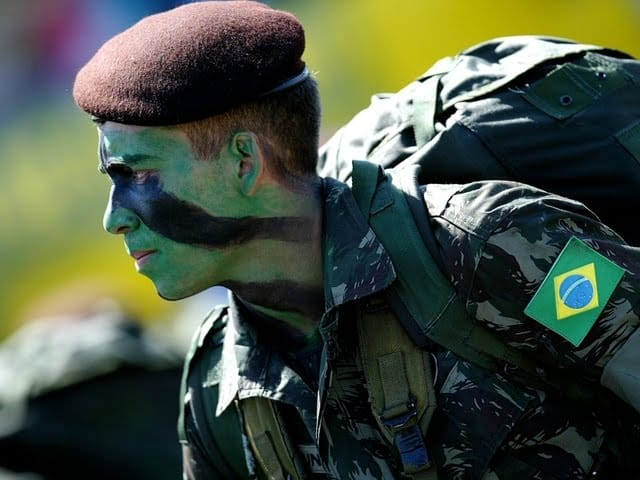
#> input picture militar.jpg, 640 x 480 px
$ python paleta_git.py
#> lines starting #> are read from the running program, lines starting #| are printed output that depends on the picture
import cv2
import numpy as np
import unittest

# 0: red   60:green  120:blue  180: red
HUE = 0
GRAYSCALE = 0

DEFAULT_SATURATION = 180     # valor default para saturation
DEFAULT_VALUE = 180		# valor default para valor

PALET_WIDTH = 200

def generate_palette(hue1, hue2):
	h = np.linspace(hue1, hue2, 256)
	s = np.tile(DEFAULT_SATURATION, 256) # saturation fixed
	i = np.tile(DEFAULT_VALUE, 256) # value fixed

	p1 = np.tile(h.reshape((256,1)), PALET_WIDTH)
	p2 = np.tile(s.reshape((256,1)), PALET_WIDTH)
	p3 = np.tile(i.reshape((256,1)), PALET_WIDTH)

	p1 = np.uint8(p1)
	p2 = np.uint8(p2)
	p3 = np.uint8(p3)

	palet = np.dstack((np.dstack((p1, p2)), p3))
	return palet

def start(filename, hue1, hue2):
#> called with filename = 'militar.jpg', hue1 = 0, hue2 = 200
	img = cv2.imread(filename, GRAYSCALE)
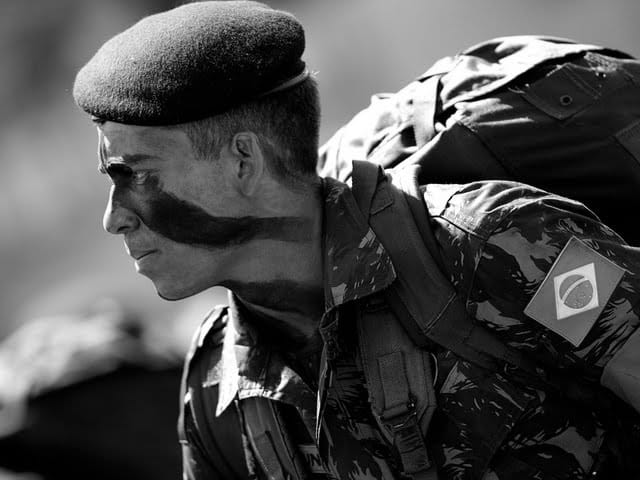
#> img: shape (480, 640); min 0, max 255, mean 76.8

	palet = generate_palette(hue1, hue2)
	colors = palet[:, 0]
	img = colors[img]
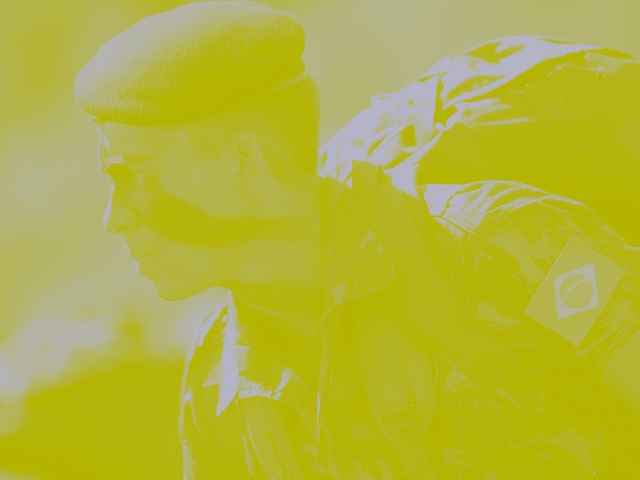
#> img: shape (480, 640, 3); mean of channels 0, 1, 2 59.7, 180, 180; drawn as B, G, R

	bgr_img = cv2.cvtColor(img, cv2.COLOR_HSV2BGR)
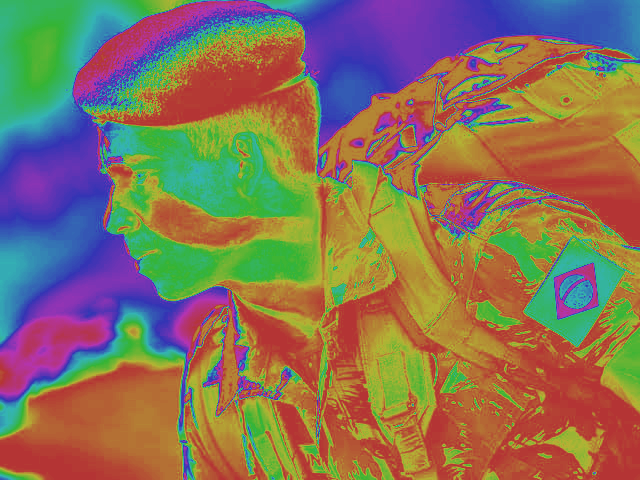
#> bgr_img: shape (480, 640, 3); mean B, G, R 88.8, 114.2, 135.4
	bgr_paleta = cv2.cvtColor(palet, cv2.COLOR_HSV2BGR)
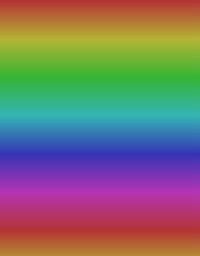
#> bgr_paleta: shape (256, 200, 3); mean B, G, R 109.4, 113.6, 122.6

	# RESULTADOS
	cv2.imshow('imagem', bgr_img)
	cv2.imshow('paleta', bgr_paleta)

	cv2.waitKey(0)
	cv2.destroyAllWindows()


filename = "militar.jpg"
hue1 = 0
hue2 = 200

start(filename, hue1, hue2)
